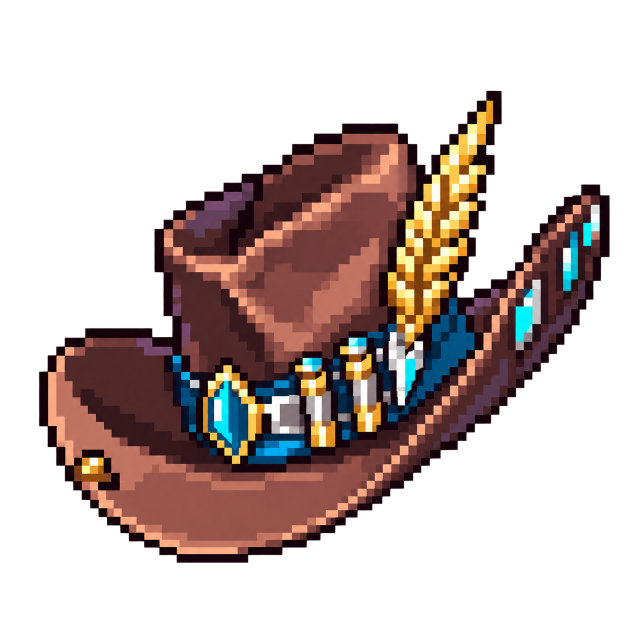
#> input picture 崩铁/遗器/外圈/野穗伴行的快枪手/快枪手的野穗毡帽.png, 1254 x 1254 px (shown at 1/2 size)
$ python export_relic_ui_assets.py
#> lines starting #> are read from the running program, lines starting #| are printed output that depends on the picture
"""Export derived game textures; keep full-size source illustrations intact."""
from pathlib import Path
from PIL import Image

ROOT = Path(__file__).resolve().parent.parent
DEST = ROOT / 'src/main/resources/assets/starrail_sim/textures/gui/relics'
SOURCES = {
    'musketeer': ('外圈/野穗伴行的快枪手', ['快枪手的野穗毡帽', '快枪手的粗革手套', '快枪手的猎风披肩', '快枪手的铆钉马靴']),
    'passerby': ('外圈/云无留迹的过客', ['过客的逢春木簪', '过客的游龙臂鞲', '过客的残绣风衣', '过客的冥途游履']),
    'knight': ('外圈/净庭教宗的圣骑士', ['圣骑的宽恕盔面', '圣骑的沉默誓环', '圣骑的肃穆胸甲', '圣骑的秩序铁靴']),
    'space_station': ('内圈/太空封印站', ['「黑塔」的空间站点', '「黑塔」的漫历轨迹']),
    'fleet': ('内圈/不老者的仙舟', ['罗浮仙舟的天外楼船', '罗浮仙舟的建木枝蔓']),
}

def export(source, destination):
    destination.parent.mkdir(parents=True, exist_ok=True)
    with Image.open(source) as image:
#> image is the input picture: PIL image 1254x1254 RGBA; mean R, G, B, A 43, 29.2, 26.2, 98.9
        image.convert('RGBA').resize((64, 64), Image.Resampling.NEAREST).save(destination)
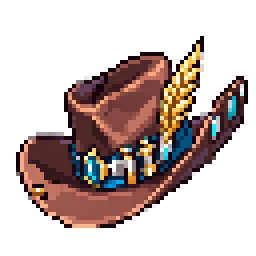
#> saved as head.png: PIL image 64x64 RGBA (shown 4 times larger); mean R, G, B, A 43.4, 29, 25.7, 98.2; transparent parts drawn white

if __name__ == '__main__':
    for key, (folder, names) in SOURCES.items():
        parts = ['sphere', 'rope'] if folder.startswith('内圈') else ['head', 'hands', 'body', 'feet']
        for part, name in zip(parts, names):
#> (the run stopped early here; a loop or call above may not have finished)
